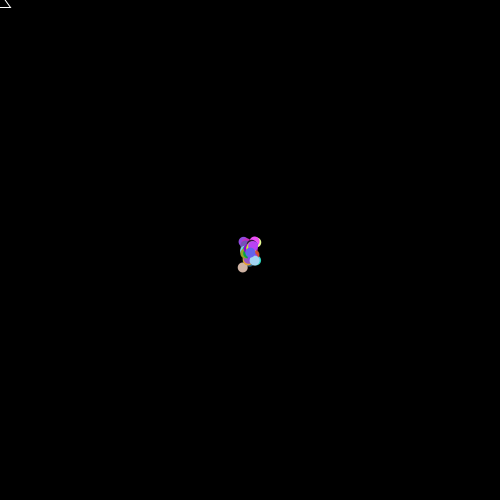
Frame 1 (no input)
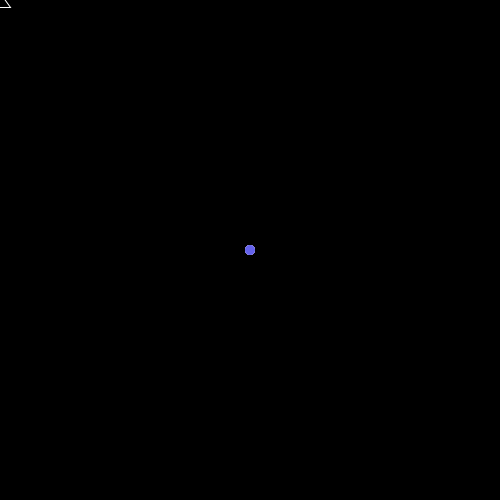
Frame 60 (the mouse pressed at the canvas centre just before this capture)
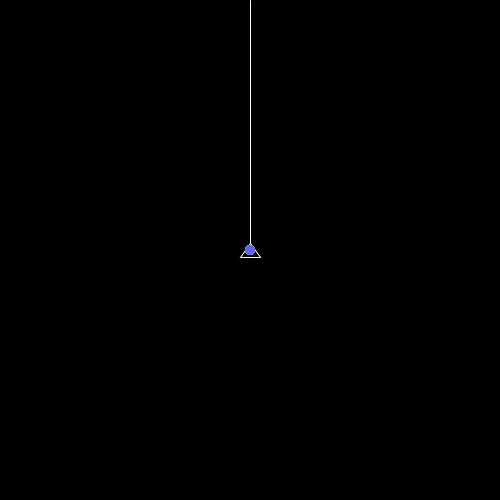
Frame 120 (the mouse held since frame 60 and released just before this capture)

The Processing sketch that drew these frames (run headless with seeded random() and noise(); from frame 60 on, the mouse is pressed at the canvas centre):

// Processing sketch: danmaku_random
// ── danmaku_random.pde
Danmaku[] danmaku = new Danmaku[50];

void setup(){
  size(500,500);
  frameRate(30);
  noCursor();
//  colorMode(HSB,0,0,99);
  for(int i = 0 ; i < 50 ; i++){
    danmaku[i] = new Danmaku(width/2,height/2,10,random(15),cos(random(2*3.14)),sin(random(2*3.14)),random(255),random(255),random(255));  
  }  
}  

void draw(){
  background(0);
  ship(mouseX,mouseY);
  for(int i = 0 ; i < 50 ; i++ ){
    danmaku[i].move();
    danmaku[i].display();
  }  
}  

void ship(int x,int y){
  stroke(255,255,255);
  noFill();
  triangle(x,y-7,x-10,y+7,x+10,y+7);
  if(mousePressed){
    line(x,y-7,x,0);
  }  
}






    

// ── Danmaku.pde
class Danmaku{
  float dx,dy,dr,dv,dcos,dsin,dcol,da,db,dc;
  float i = 9.8;

  Danmaku(float x,float y,float r,float v,float cos,float sin,float a,float b,float c){
    dx = x;
    dy = y;
    dr = r;
    dv = v;
    dcos = cos;
    dsin = sin;
    da = a;
    db = b;
    dc = c;
//    dcol = col;
  } 
  
  void move(){
    dx += dcos * dv/2;
    dy += dsin * dv+i/3;
 //   dy += i;
    i ++;
    if(frameCount % 60 == 0){
      dx = width/2;
      dy = height/2;
      i = 0;
      dcos = cos(random(2*3.14));
      dsin = sin(random(2*3.14));
    }
  }
  
  void display(){
 //   stroke(random(255),random(255),random(255));
    noStroke();
    fill(da,db,dc);
    ellipse(dx,dy,dr,dr);
  }
}
